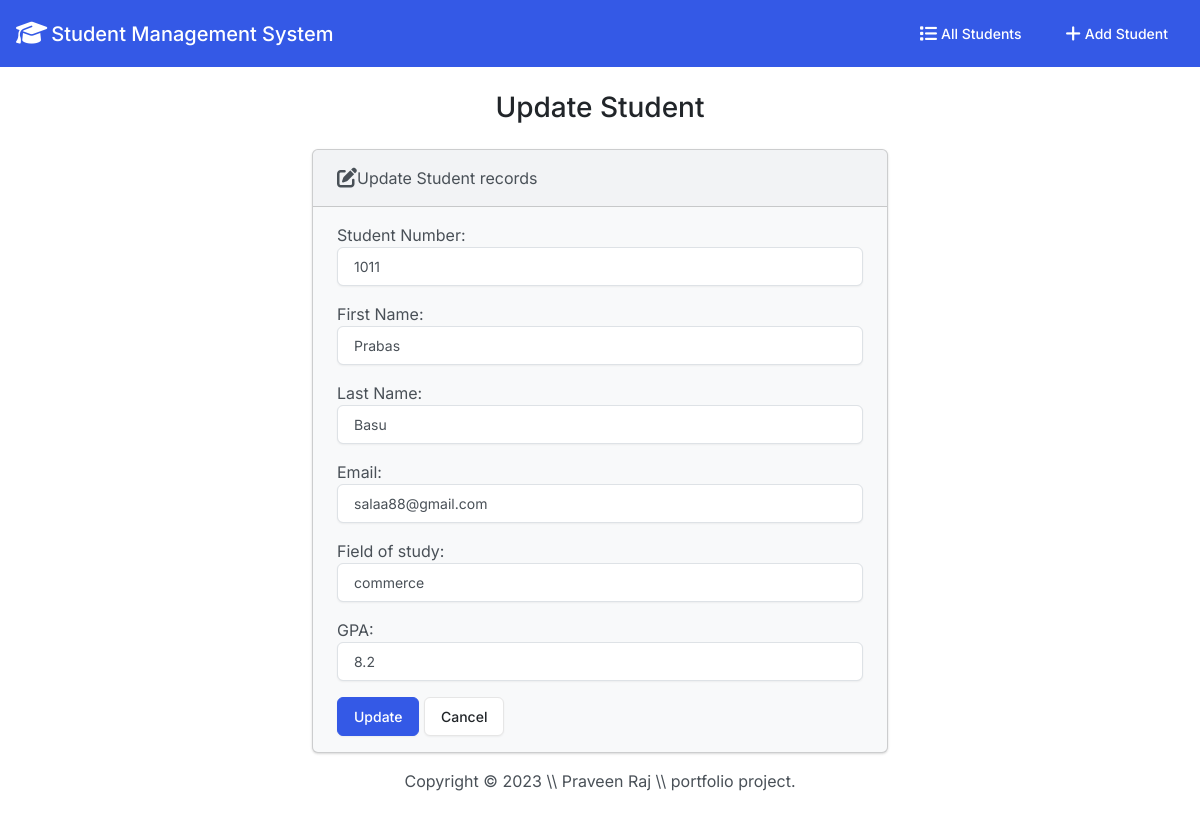
The page /edit/3/ on the database its author committed.
### students/models.py (models this page shows, shortened)
class Student(models.Model):
  student_number = models.PositiveIntegerField()
  first_name = models.CharField(max_length=50)
  last_name = models.CharField(max_length=50)
  email = models.EmailField(max_length=100)
  field_of_study = models.CharField(max_length=50)
  gpa = models.FloatField()

### students/views.py (the view)
# urls.py: path('edit/<int:id>/', views.edit, name='edit'),
def edit(request, id):
  if request.method == 'POST':
    student = Student.objects.get(pk=id)
    form = StudentForm(request.POST, instance=student)
    if form.is_valid():
      form.save()
      return render(request, 'students/edit.html',{
        'form': form,
        'success': True
      })
  else:
    student = Student.objects.get(pk=id)
    form = StudentForm(instance=student)
    return render(request, 'students/edit.html', {
      'form': form
    })

### students/forms.py
class StudentForm(forms.ModelForm):
   class Meta:
      model = Student
      fields = '__all__'
      labels = {
         'student_number': 'Student Number',
         'first_name': 'First Name',
         'last_name': 'Last Name',
         'email': 'Email',
         'field_of_study': 'Field of study',
         'gpa': 'GPA',
      }
      widgets = {
         'student_number': forms.NumberInput(attrs={'class': 'form-control'}),
         'first_name': forms.TextInput(attrs={'class':'form-control'}),
         'last_name': forms.TextInput(attrs=
         {'class': 'form-control'}),
         'email': forms.EmailInput(attrs={'class':'form-control'}),
         'field_of_study': forms.TextInput(attrs={'class': 'form-control'}),
         'gpa': forms.NumberInput(attrs=
         {'class': 'form-control'})
      }

### students/templates/students/edit.html (shortened to what this page needs)
{% extends 'students/base.html' %}
{% block body %}
<h3 class="text-center m-4">Update Student</h3>
{% if success %}
<div class="alert alert-success" role="alert">
  Student details updated successfully!!!
  <a href="{% url 'index' %}" class="alert-link">Go to Home page</a>
</div>
{% else %}
<div class="row justify-content-center">
  <div class="col-6">
    <div class="card bg-light mb-3">
      <div class="card-header">
        <i class="fa-solid fa-pen-to-square fa-lg"></i>Update Student records
      </div>
      <div class="card-body">
        <form action="" method="POST">
          {{form.as_p}}
          <button type="submit" class="btn btn-primary">Update</button>
          <a href="{% url 'index' %}" class="btn btn-secondary">Cancel</a>
        </form>
      </div>
    </div>
  </div>
</div>
{% endif %}
{% endblock body %}

### rows shown on the page
Student: student_number "1011", first_name "Prabas", last_name "Basu", email "salaa88@gmail.com", field_of_study "commerce", gpa "8.2"
